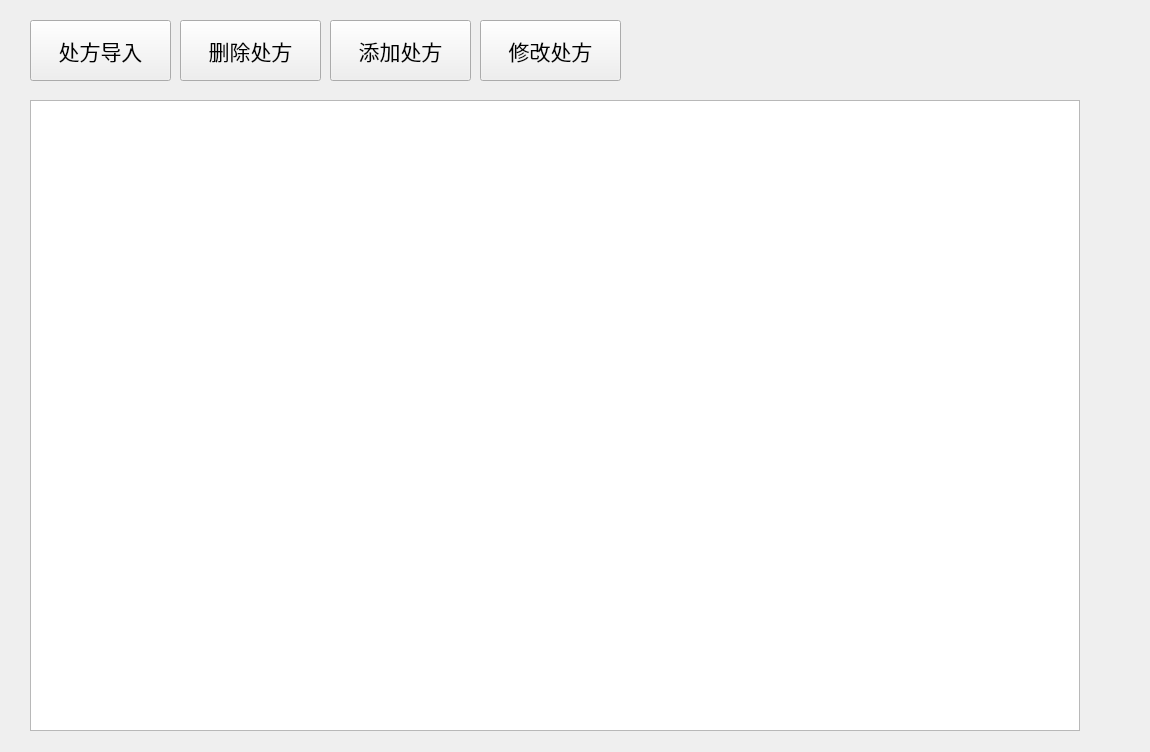
<?xml version="1.0" encoding="UTF-8"?>
<ui version="4.0">
 <class>Recipe</class>
 <widget class="QWidget" name="Recipe">
  <property name="geometry">
   <rect>
    <x>0</x>
    <y>0</y>
    <width>1150</width>
    <height>752</height>
   </rect>
  </property>
  <property name="windowTitle">
   <string>Form</string>
  </property>
  <widget class="QTableView" name="tableView">
   <property name="geometry">
    <rect>
     <x>30</x>
     <y>100</y>
     <width>1050</width>
     <height>631</height>
    </rect>
   </property>
  </widget>
  <widget class="QWidget" name="widget" native="true">
   <property name="geometry">
    <rect>
     <x>30</x>
     <y>20</y>
     <width>1027</width>
     <height>61</height>
    </rect>
   </property>
   <widget class="QPushButton" name="input">
    <property name="geometry">
     <rect>
      <x>0</x>
      <y>0</y>
      <width>141</width>
      <height>61</height>
     </rect>
    </property>
    <property name="styleSheet">
     <string notr="true">font: 75 16pt
</string>
    </property>
    <property name="text">
     <string>处方导入</string>
    </property>
   </widget>
   <widget class="QPushButton" name="delete_2">
    <property name="geometry">
     <rect>
      <x>150</x>
      <y>0</y>
      <width>141</width>
      <height>61</height>
     </rect>
    </property>
    <property name="styleSheet">
     <string notr="true">font:75 16pt</string>
    </property>
    <property name="text">
     <string>删除处方</string>
    </property>
   </widget>
   <widget class="QPushButton" name="add">
    <property name="geometry">
     <rect>
      <x>300</x>
      <y>0</y>
      <width>141</width>
      <height>61</height>
     </rect>
    </property>
    <property name="styleSheet">
     <string notr="true">font:75 16pt
</string>
    </property>
    <property name="text">
     <string>添加处方</string>
    </property>
   </widget>
   <widget class="QPushButton" name="revise">
    <property name="geometry">
     <rect>
      <x>450</x>
      <y>0</y>
      <width>141</width>
      <height>61</height>
     </rect>
    </property>
    <property name="styleSheet">
     <string notr="true">font: 75 16pt
</string>
    </property>
    <property name="text">
     <string>修改处方</string>
    </property>
   </widget>
  </widget>
 </widget>
 <resources/>
 <connections/>
</ui>
